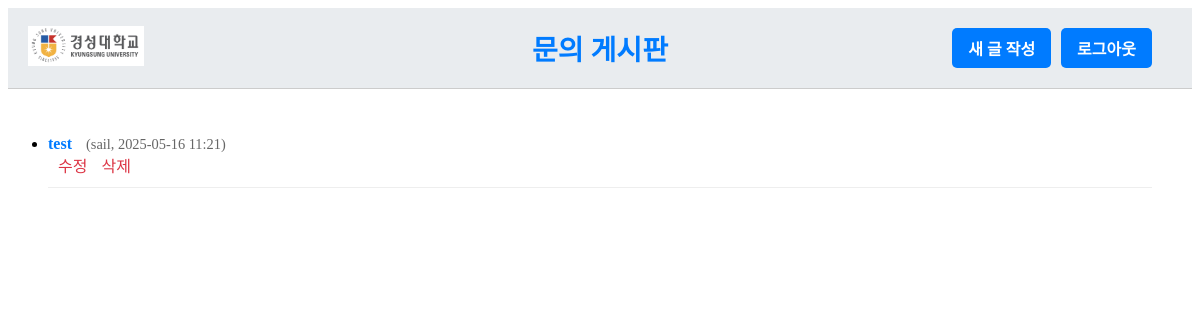
/board (signed in), run on the app's committed database.
### app.py (models this page shows, shortened)
class Post(db.Model):
    id = db.Column(db.Integer, primary_key=True)
    title = db.Column(db.String(100), nullable=False)
    content = db.Column(db.Text, nullable=False)
    date_posted = db.Column(db.DateTime, default=datetime.utcnow)
    user_id = db.Column(db.Integer, db.ForeignKey('user.id'), nullable=False)
    author = db.relationship('User', backref='written_posts', lazy=True)
    comments = db.relationship('Comment', backref='post_comments', cascade='all, delete-orphan', lazy=True)

class User(db.Model, UserMixin):
    id = db.Column(db.Integer, primary_key=True)
    username = db.Column(db.String(80), unique=True, nullable=False)
    password = db.Column(db.String(120), nullable=False)
    registration_date = db.Column(db.DateTime, default=datetime.utcnow)
    posts = db.relationship('Post', backref='user_posts', lazy=True)
    comments = db.relationship('Comment', backref='user_comments', lazy=True)
    bulletin_posts = db.relationship('BulletinPost', backref='user_bulletin_posts', lazy=True) # BulletinPost 연결

### app.py (the view)
@app.route('/board')
@login_required
def board():
    posts = Post.query.order_by(Post.date_posted.desc()).all()
    return render_template('board.html', posts=posts)

### app.py (called while the page is built)
@login_manager.user_loader
def load_user(user_id):
    return User.query.get(int(user_id))

### templates/board.html (shortened to what this page needs)
<!DOCTYPE html>
<html>
<head>
    <link rel="stylesheet" type="text/css" href="{{ url_for('static', filename='board.css') }}">
</head>
<body>
    <div class="board-header">
    <a href="{{ url_for('index') }}" class="logo-link">
        <img src="{{ url_for('static', filename='images/logo.png') }}" alt="홈으로" class="logo-img">
    </a>
    <h1>문의 게시판</h1>
    <div class="header-actions">
        <a href="{{ url_for('new_post') }}" class="action-button">새 글 작성</a>
        <a href="{{ url_for('logout') }}" class="action-button">로그아웃</a>
    </div>
</div>
    <ul class="post-list">
        {% for post in posts %}
        <li class="post-item">
            <div class="post-info">
                <a href="{{ url_for('view_post', post_id=post.id) }}" class="post-title">{{ post.title }}</a>
                <span class="post-meta">({{ post.author.username }}, {{ post.date_posted.strftime('%Y-%m-%d %H:%M') }})</span>
            </div>
            {% if current_user == post.author %}
            <div class="post-actions">
                <a href="{{ url_for('edit_post', post_id=post.id) }}">수정</a>
                <a href="{{ url_for('delete_post', post_id=post.id) }}">삭제</a>
            </div>
            {% endif %}
        </li>
        {% endfor %}
    </ul>
</body>

### static/board.css (style rules this page uses)
.board-header { display: flex; justify-content: flex-end; align-items: center; position: relative; padding: 20px 40px; border-bottom: 1px solid #ccc; background-color: #e9ecef; }
.logo-link { position: absolute; left: 20px; top: 50%; transform: translateY(-50%); }
.logo-img { height: 40px; cursor: pointer; }
.board-header h1 { margin: 0 auto; font-size: 28px; color: #007bff; position: absolute; left: 50%; transform: translateX(-50%); }
.header-actions { display: flex; gap: 10px; }
.action-button { padding: 8px 16px; background-color: #007bff; color: white; border-radius: 5px; text-decoration: none; font-weight: bold; }
.post-list { padding: 20px 40px; }
.post-item { border-bottom: 1px solid #eee; padding: 10px 0; }
.post-title { font-weight: bold; color: #007bff; text-decoration: none; }
.post-meta { font-size: 0.9em; color: #666; margin-left: 10px; }
.post-actions a { margin-left: 10px; color: #dc3545; text-decoration: none; }

### data on the page
Post: title "test", author.username "sail", date_posted "2025-05-16 11:21"
